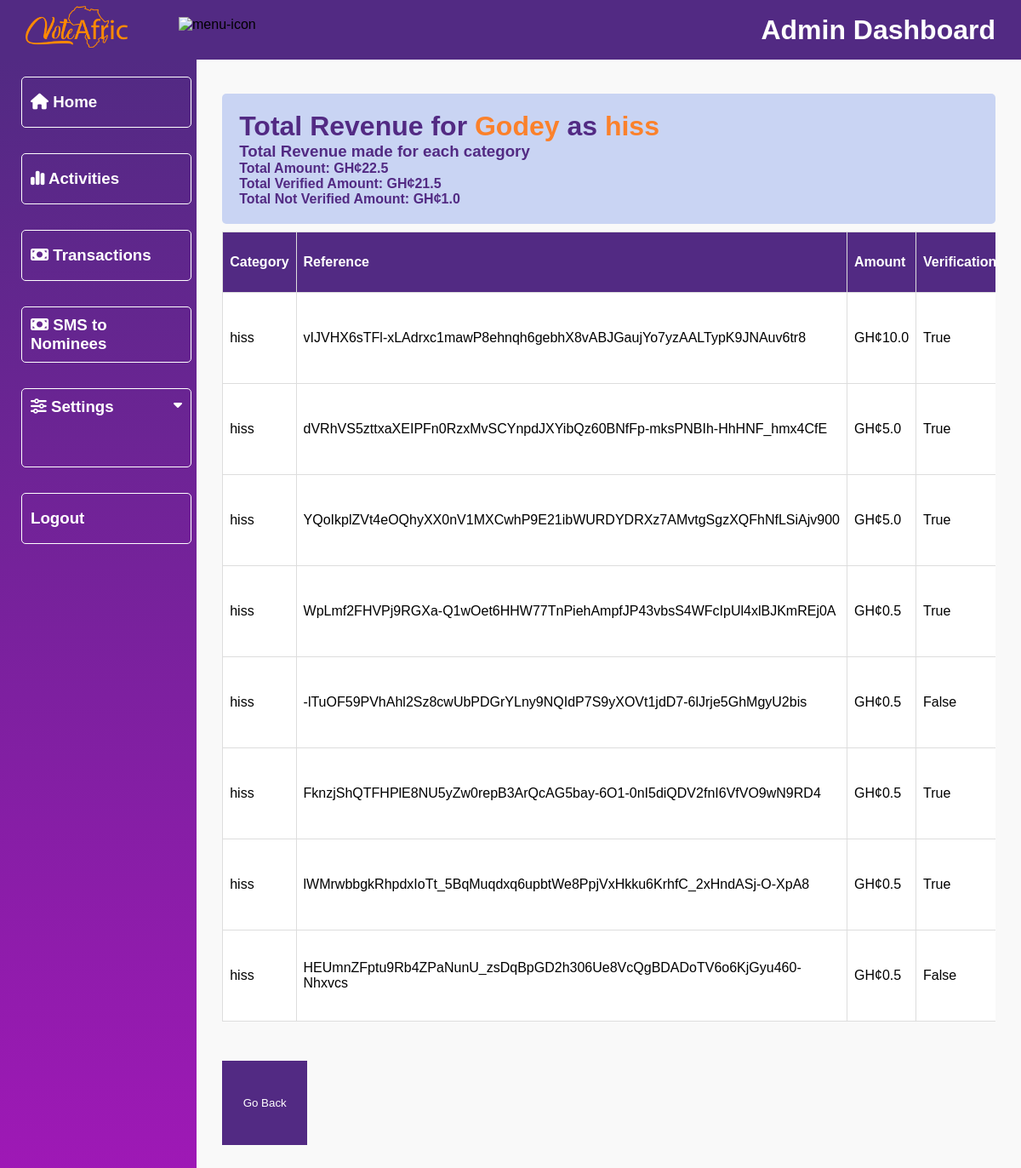
Screenshot of /dashboard/transaction-category/godey/ with the database file from the repository.
### payment/models.py (models this page shows, shortened)
class Nominees(models.Model):
    category = models.ForeignKey(Category, on_delete=models.CASCADE, null=True)
    sub_category = models.ForeignKey(SubCategory, on_delete=models.CASCADE, null=True)
    name = models.CharField(max_length=100)
    image = models.ImageField(upload_to="nominees")
    slug = models.SlugField(unique=True, null=True)
    total_vote = models.IntegerField(default=0, null=True)
    price_per_vote = models.DecimalField(max_digits=5, decimal_places=2, default=0.50, null=True, blank=True)
    can_vote = models.BooleanField(default=True)
    can_see_result = models.BooleanField(default=True)
    code = models.CharField(max_length=4, unique=True, null=True)
    access_code = models.CharField(max_length=4, unique=True, null=True, blank=True)
    phone_number = models.CharField(max_length=225, null=True, blank=True, default='')
    date_added = models.DateTimeField('date added', null=True)
    end_date = models.DateTimeField('end date', null=True)
    class Meta:
        verbose_name_plural = "nominees"
        ordering = ('-total_vote',)

class Payment(models.Model):
    category = models.ForeignKey(Category, on_delete=models.CASCADE, null=True, blank=True)
    nominee = models.ForeignKey(Nominees, on_delete=models.CASCADE, null=True)
    content = models.ForeignKey(SubCategory, on_delete=models.CASCADE, null=True)
    phone = models.CharField(max_length=14, null=True)
    amount = models.PositiveBigIntegerField()
    total_amount = models.FloatField(null=True)
    vote = models.IntegerField(default=0)
    ref = models.CharField(max_length=200)
    transaction_id = models.CharField(max_length=50, unique=True, null=True, blank=True)  # New field
    verified = models.BooleanField(default=False)
    date_created = models.DateTimeField(auto_now_add=True)
    class Meta:
        ordering = ('-date_created',)

### vote/models.py (models this page shows, shortened)
class SubCategory(models.Model):
    category = models.ForeignKey(Category, on_delete=models.CASCADE)
    content = models.CharField(max_length=100)
    slug = models.SlugField(unique=True)
    date = models.DateTimeField(timezone.now)
    class Meta:
        verbose_name_plural = "sub categories"
        ordering = ('-date',)
    def __str__(self):
        return self.content

### dashboard/views.py (the view)
# urls.py: path('transaction-category/<slug:transaction_slug>/', views.transaction_category, name='transaction_category'),
def transaction_category(request, transaction_slug):
    nominee = None
    payments = Payment.objects.all()
    if transaction_slug:
        nominee = get_object_or_404(Nominees, slug=transaction_slug)
        all_payments = payments.filter(nominee=nominee)
        verified_payments = payments.filter(nominee=nominee, verified=True)
        not_verified_payments = payments.filter(nominee=nominee, verified=False)
        total_amount_verified = verified_payments.aggregate(Total=Sum('total_amount'))
        total_amount_not_verified = not_verified_payments.aggregate(Total=Sum('total_amount'))
        total_amount = all_payments.aggregate(Total=Sum('total_amount'))
        total_amount_verified = total_amount_verified['Total']
        total_amount_not_verified = total_amount_not_verified['Total']
        total_amount = total_amount['Total']
    context = {
        'nominee': nominee,
        'all_payments': all_payments,
        'verified_payments': verified_payments,
        'not_verified_payments': not_verified_payments,
        'total_amount_verified': total_amount_verified,
        'total_amount_not_verified': total_amount_not_verified,
        'total_amount': total_amount,
        'title': 'adminPage'
    }
    return render(request, 'dashboard/transaction-category.html', context)

### dashboard/templates/dashboard/transaction-category.html (shortened to what this page needs)
{% extends 'dashboard/base.html' %}
{% load static %}
{% block content %}
        <div class="main">
         <div class="transation-details-container">
                <div class="heading">
                    {% if nominee %}
                    <h1>Total Revenue for <span>{{ nominee.name }} </span> as <span> {{ nominee.sub_category }}</span></h1>
                    <h3>Total Revenue made for each category</h3>
                    <h4>Total Amount: GH¢{{ total_amount }}</h4>
                    <h4>Total Verified Amount: GH¢{{ total_amount_verified }}</h4>
                    <h4>Total Not Verified Amount: GH¢{{ total_amount_not_verified }}</h4>
                    {% endif %}
                </div>
                <div class="table-responsive">
                <table class="revenue-table">
                    <thead>
                        <tr>
                            <th>Category</th>
                            <th>Reference</th>
                            <th>Amount</th>
                            <th>Verification</th>
                        </tr>
                    </thead>
                    {% for p in all_payments %}
                    <tbody>
                        <tr>
                            <td>{{ p.content }}</td>
                            <td>{{ p.ref }}</td>
                            <td>GH¢{{ p.total_amount }}</td>
                            <td>{{ p.verified }}</td>
                        </tr>
                    </tbody>
                    {% endfor %}
                </table>
                </div>
                <div class="back-button">
                    <a href="{% url 'TransactionMain' %}">
                        <button>Go Back</button>
                    </a>
                </div>
            </div>
        </div>
    </div>
{% endblock %}

### vote/static/vote/admin.css (style rules this page uses)
* { margin: 0; padding: 0; box-sizing: border-box; font-family: "Poppins", sans-serif; list-style: none; text-decoration: none; }
:root { --background-color1: #fafaff; --background-color2: #ffffff; --background-color3: #ededed; --background-color4: #afc0f0a4; --primary-color: #4b49ac; --secondary-color: #0c007d; --Border-color: #3f0097; --one-use-color: #3f0097; --two-use-color: #5500cb; --red: #E31C25; --blue: #092347; --white: #fff; --blue: #011f4a; --voiletColor: #522a83; --orangeColor: #fb812b; --whiteColor: #fff; }
body { max-width: 100%; overflow-x: hidden; background-color: #f9f9f9; }
.heading { background-color: var(--background-color4); padding: 20px; border-radius: 5px; margin-bottom: 1%; color: var(--voiletColor); font-weight: 900; }
.heading span { color: var(--orangeColor); }
.main { height: calc(100vh - 70px); width: 100%; overflow-y: scroll; overflow-x: hidden; padding: 40px 30px 30px 30px; }
table { width: 100%; border-collapse: collapse; background-color: var(--white); box-shadow: 1px 1px 5px 3px rgba(0, 0, 0, 0.1); }
table th, table td { border: 1px solid #ddd; padding: 8px; text-align: left; }
table th { background-color: var(--voiletColor); color: var(--white); }
.table-responsive { overflow-x: auto; -webkit-overflow-scrolling: touch; }
.revenue-table { width: 100%; border-collapse: collapse; }
.revenue-table th, .revenue-table td { border: 1px solid #dddddd; text-align: left; padding: 8px; }
.revenue-table th { background-color: var(--voiletColor); }
.back-button { margin: 5% 0; }
.back-button button { background-color: var(--voiletColor); width: 100px; height: 7vh; cursor: pointer; color: var(--white); border: none; }
:root { --primary: #4361ee; --secondary: #3f37c9; --success: #4cc9f0; --danger: #f72585; --warning: #ffc107; --light: #f8f9fa; --dark: #212529; }

### rows the page displays
Nominees: name "Godey", sub_category "hiss"
Payment: content "hiss", ref "vIJVHX6sTFl-xLAdrxc1mawP8ehnqh6gebhX8vABJGaujYo7yzAALTypK9JNAuv6tr8", total_amount "10.0", verified "True"
Payment: content "hiss", ref "dVRhVS5zttxaXEIPFn0RzxMvSCYnpdJXYibQz60BNfFp-mksPNBIh-HhHNF_hmx4CfE", total_amount "5.0", verified "True"
Payment: content "hiss", ref "YQoIkplZVt4eOQhyXX0nV1MXCwhP9E21ibWURDYDRXz7AMvtgSgzXQFhNfLSiAjv900", total_amount "5.0", verified "True"
Payment: content "hiss", ref "WpLmf2FHVPj9RGXa-Q1wOet6HHW77TnPiehAmpfJP43vbsS4WFcIpUl4xlBJKmREj0A", total_amount "0.5", verified "True"
Payment: content "hiss", ref "-lTuOF59PVhAhl2Sz8cwUbPDGrYLny9NQIdP7S9yXOVt1jdD7-6lJrje5GhMgyU2bis", total_amount "0.5", verified "False"
Payment: content "hiss", ref "FknzjShQTFHPlE8NU5yZw0repB3ArQcAG5bay-6O1-0nI5diQDV2fnI6VfVO9wN9RD4", total_amount "0.5", verified "True"
Payment: content "hiss", ref "lWMrwbbgkRhpdxIoTt_5BqMuqdxq6upbtWe8PpjVxHkku6KrhfC_2xHndASj-O-XpA8", total_amount "0.5", verified "True"
Payment: content "hiss", ref "HEUmnZFptu9Rb4ZPaNunU_zsDqBpGD2h306Ue8VcQgBDADoTV6o6KjGyu460-Nhxvcs", total_amount "0.5", verified "False"

### other values shown
{{ total_amount }} "22.5"
{{ total_amount_verified }} "21.5"
{{ total_amount_not_verified }} "1.0"
